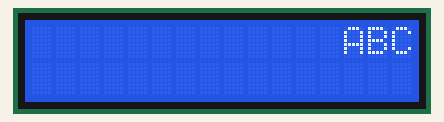
Recording of a sketch running on a simulated Arduino Uno, built with avr-gcc and run on an emulated ATmega328P. On the bench: 16×2 character LCD.

Above: at 16.1 s.
At 26.2 s:
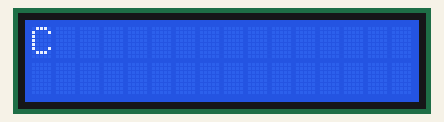
At 44.2 s:
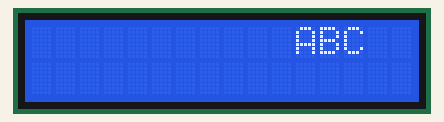
At 72.3 s:
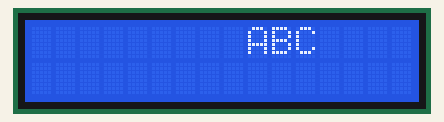
At 100.3 s:
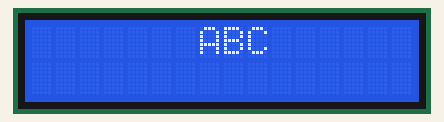
At 128.4 s:
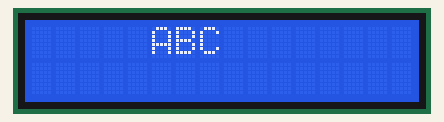

The sketch:

_24-LCD-I2C_Autoscrolling_a_text.ino
```cpp
#include <Wire.h>
#include <LiquidCrystal_I2C.h>

int pos=0;
LiquidCrystal_I2C lcd(0x3F,16,2);

void setup()
{
  lcd.begin();

}

void loop()
{
  lcd.setCursor(0, 0);
  lcd.autoscroll();
  lcd.print("ABC");
  delay(2000);
}
//This function takes a string of text and scrolls it from right to left in increments of the character count of the string.
//For example, if you have a string of text that is 3 characters long, it will shift the text 3 spaces to the left with each step
```

Measured:
- what the display in image 0 shows lasts 2.0 s, from 16.1 s to 18.1 s
